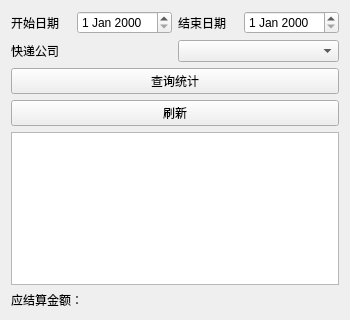
<?xml version="1.0" encoding="UTF-8"?>
<ui version="4.0">
    <class>StatisticsView</class>
    <widget class="QWidget" name="StatisticsView">
        <property name="geometry">
            <rect>
                <x>0</x>
                <y>0</y>
                <width>350</width>
                <height>320</height>
            </rect>
        </property>
        <property name="windowTitle">
            <string>收取件统计</string>
        </property>
        <layout class="QVBoxLayout" name="verticalLayout">
            <item>
                <layout class="QHBoxLayout" name="dateLayout">
                    <item>
                        <widget class="QLabel" name="labelStartDate">
                            <property name="text">
                                <string>开始日期</string>
                            </property>
                        </widget>
                    </item>
                    <item>
                        <widget class="QDateEdit" name="startDateEdit"/>
                    </item>
                    <item>
                        <widget class="QLabel" name="labelEndDate">
                            <property name="text">
                                <string>结束日期</string>
                            </property>
                        </widget>
                    </item>
                    <item>
                        <widget class="QDateEdit" name="endDateEdit"/>
                    </item>
                </layout>
            </item>
            <item>
                <layout class="QHBoxLayout" name="companyLayout">
                    <item>
                        <widget class="QLabel" name="labelCompany">
                            <property name="text">
                                <string>快递公司</string>
                            </property>
                        </widget>
                    </item>
                    <item>
                        <widget class="QComboBox" name="companyComboBox"/>
                    </item>
                </layout>
            </item>
            <item>
                <widget class="QPushButton" name="searchButton">
                    <property name="text">
                        <string>查询统计</string>
                    </property>
                </widget>
            </item>
            <item>
                <widget class="QPushButton" name="refreshButton">
                    <property name="text">
                        <string>刷新</string>
                    </property>
                </widget>
            </item>
            <item>
                <widget class="QTableWidget" name="statisticsTableWidget"/>
            </item>
            <item>
                <widget class="QLabel" name="totalAmountLabel">
                    <property name="text">
                        <string>应结算金额：</string>
                    </property>
                </widget>
            </item>
        </layout>
    </widget>
    <resources/>
    <connections/>
</ui>
